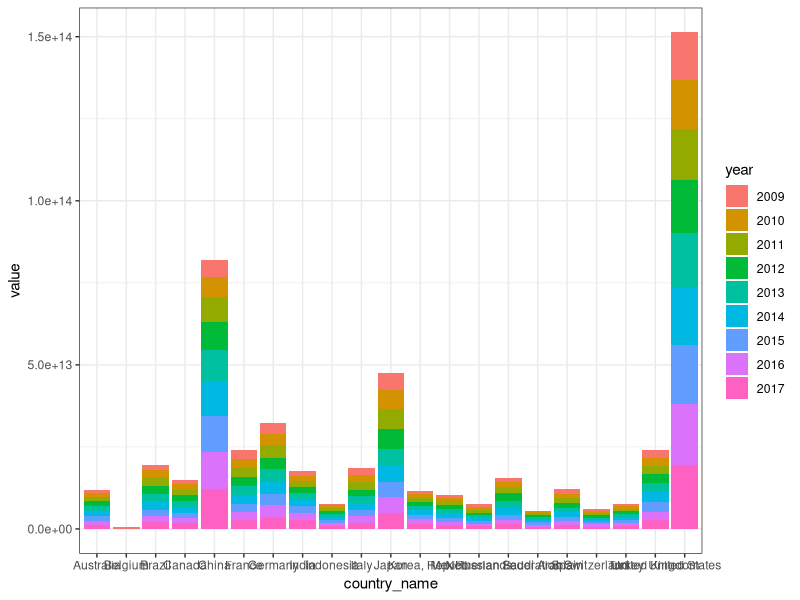
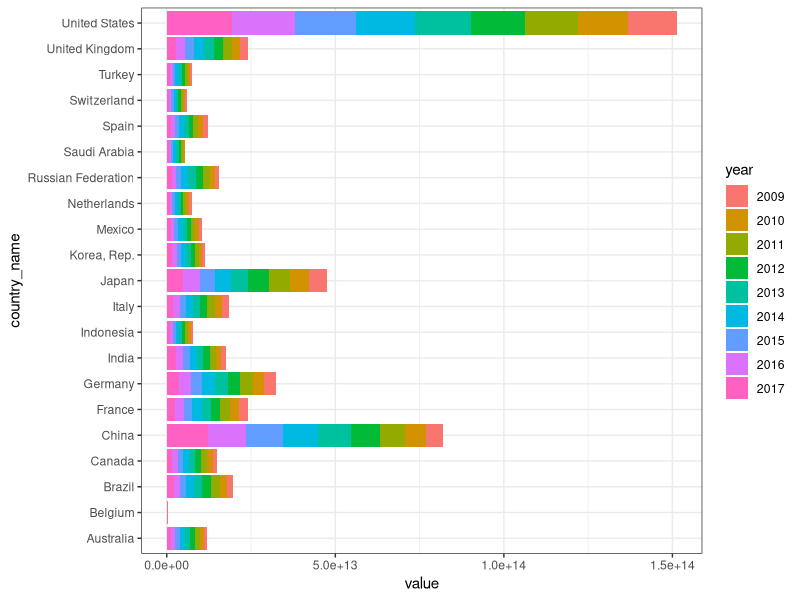
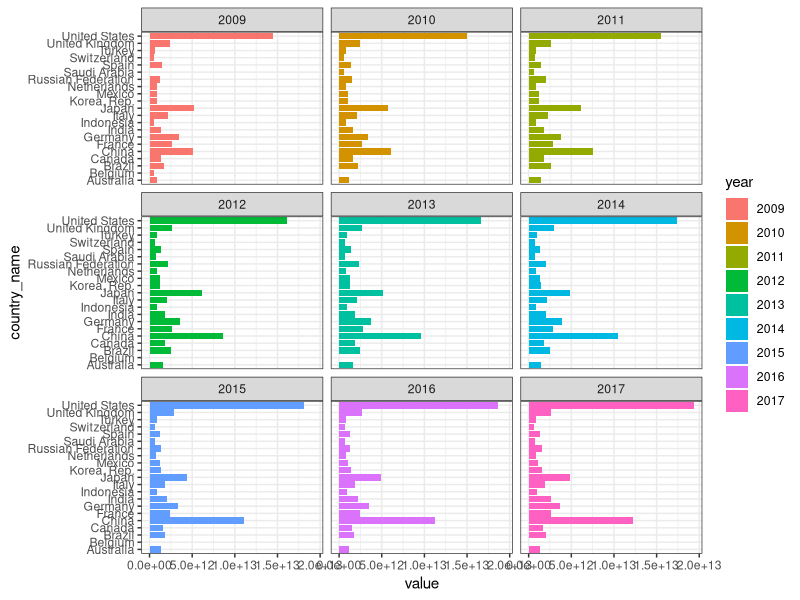
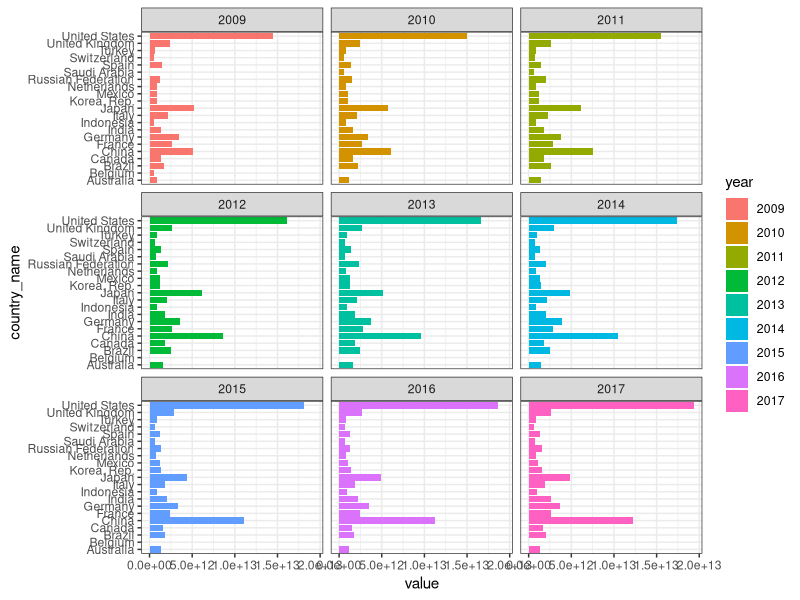

Here is the R script that generated these plots, in order:
library(tidyverse)
theme_set(theme_bw())

## gdp example
# https://towardsdatascience.com/create-animated-bar-charts-using-r-31d09e5841da
gdp_tidy<-read.csv('extending_ggplot/gdp_tidy.csv') 

gdp <- gdp_tidy %>%
  group_by(year) %>%
  mutate(rank = rank(-value),
         Value_rel = value/value[rank==1],
         Value_lbl = paste0(" ",round(value/1e9))) %>%
  group_by(country_name) %>% 
  filter(rank <=20) %>%
  ungroup() %>% filter(year > 2000) %>% mutate(year = as.factor(year))

## flip and wrap, flip and wrap
g1<-ggplot(gdp, aes(country_name, value, fill=year)) + geom_bar(stat='identity')
g1
g1 + coord_flip() 
g1 + coord_flip() + facet_wrap(~year)

## save figures to pdf
pdf(file = 'extending_ggplot/gdp_figure.pdf', height=7 , width=7)
g1 + coord_flip() + facet_wrap(~year)
dev.off()